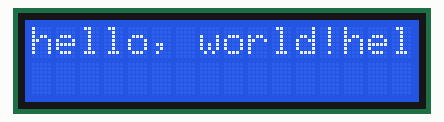
Simulated run of this sketch. Board: Arduino Uno, built with avr-gcc and run on an emulated ATmega328P. Shown: 16×2 character LCD.

Above: at 0.1 s.
At 4.1 s:
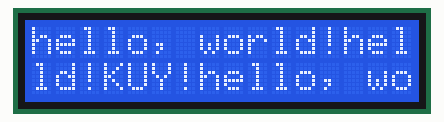
At 9.1 s:
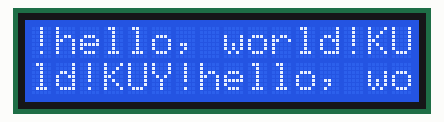
At 18.1 s:
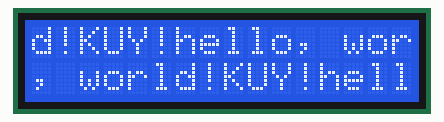
At 28.1 s:
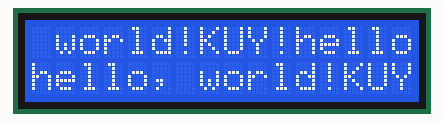
At 37.2 s:
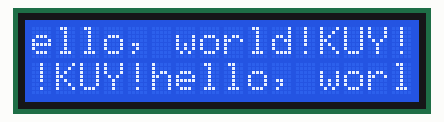

Measured:
- what the display in image 1 shows lasts 3.0 s, from 4.1 s to 7.1 s
- what the display in image 3 shows lasts 4.0 s, from 18.1 s to 22.1 s
- what the display in image 4 shows lasts 2.0 s, from 28.1 s to 30.1 s

The sketch:

LiquidCrystal.ino
```cpp
#include <LiquidCrystal.h>

#define RS  0 //RX
#define EN  1 //TX
#define D4  5
#define D5  4
#define D6  3
#define D7  2

LiquidCrystal lcd(RS, EN, D4, D5, D6, D7);

void setup()
{
  lcd.begin(16, 2);
  lcd.print("hello, world!");
}

void loop() {
  lcd.print("hello, world!");
  delay(1000);
  lcd.print("KUY!");
  delay(1000);
}
```
